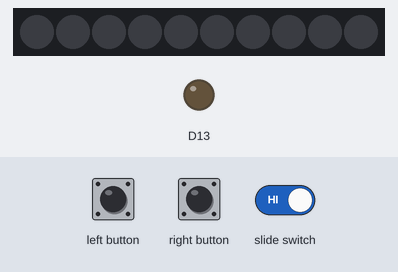
The sketch below on a simulated Adafruit Circuit Playground Express. Shown: 10 RGB LEDs in strip order, left to right, output pins drawn as LEDs (lit = HIGH). The test bench sets the inputs (shaded band). Dim RGB values are drawn brighter than linear; random numbers use the default seed unless the sketch sets one; what the sketch prints to the serial monitor is not drawn.

Above: at 1.2 s.
1.3 s: slide switch set LOW
At 2.4 s:
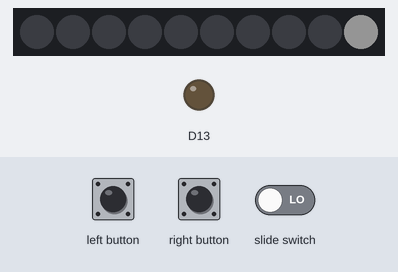
At 3.43 s:
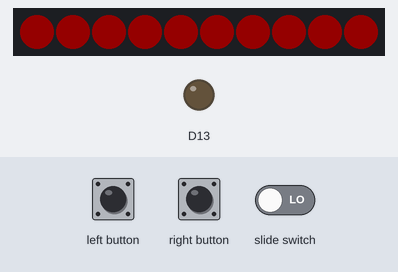
4.3 s: slide switch set HIGH
7.3 s: right button pressed for 3.2 s
At 10.62 s:
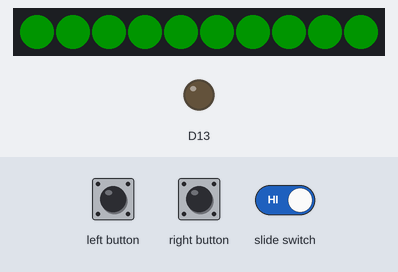
Timing chart, 0 to 12.1 s (numbered marks = the images above; inputs shaded):
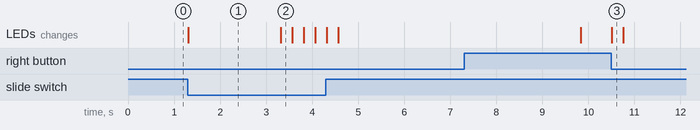

Measured:
- after the input at 1.3 s, the LEDs: change at once (image 1)
- what the display in image 1 shows lasts 2.0 s, from 1.3 s to 3.3 s

The sketch:

FinalProject.ino
```cpp
#include <Adafruit_CircuitPlayground.h>
#include <AsyncDelay.h>

//initialize variables
AsyncDelay timer;
int points;
int randomNum;
volatile bool switchFlag, leftButton, rightButton;
float midi[127];
int A_four = 440;

void setup() {
  // put your setup code here, to run once:
  Serial.begin(9600);
  CircuitPlayground.begin();
  generateMIDI();
  //create interrupts for both buttons and the slide switch
  attachInterrupt(digitalPinToInterrupt(4), leftButtonPress, CHANGE);
  attachInterrupt(digitalPinToInterrupt(5), rightButtonPress, CHANGE);
  attachInterrupt(digitalPinToInterrupt(7), switchMove, CHANGE);
  randomSeed(analogRead(0));
}

void loop() {
  //if the switch has been moved
  if (switchFlag){
    delay(10);
    leftButton = 0;
    rightButton = 0;
    switchFlag = 0;

    //set randomNum to 0 or 1
    randomNum = random(2);

    // if the randomNum is 0 set a random pixel to show white
    if (randomNum == 0){
      CircuitPlayground.setPixelColor(random(10), 255, 255, 255);
    }

    // if the randomNum is 1, play a random sound
    if (randomNum == 1){
      playSound(points);
    }

    // make the timer expire
    timer.expire();

    //start a new timer that will be 2000 milliseconds minus the number of points times 50
    timer.start(2000 - (points*50), AsyncDelay::MILLIS);

    // while nothing is pressed and the timer has not expired, do nothing
    while(!timer.isExpired() && !leftButton && !rightButton) {
    }

    // if the randomNum is 1 and the right button is pressed, end the game
    if (randomNum == 1 && rightButton){
      endOfGame(points);
      CircuitPlayground.clearPixels();
    }

    // else if the randomNum is 0 and left button is pressed, also end the game
    else if (randomNum == 0 && leftButton){
      endOfGame(points);
      CircuitPlayground.clearPixels();
    }

    // else if the randomNum is 1 and left button is pressed, add a point and light the board up green
    else if (randomNum == 1 && leftButton){
      points++;
      CircuitPlayground.clearPixels();
      correctGuess();
    }

    // else if the randomNum is 0 and the right button is pressed, increment points and light up the board green
    else if (randomNum == 0 && rightButton){
      points++;
      CircuitPlayground.clearPixels();
      correctGuess();
    }

    // if anything else happens, end the game
    else {
      endOfGame(points);
      CircuitPlayground.clearPixels();
    }
  }
}

void endOfGame(int score) {
  //flash the board red three times
  for (int i = 0; i < 3; i++) {
    for (int j = 0; j < 10; j++) {
      CircuitPlayground.setPixelColor(j, 255, 0, 0);
    }
    delay(250);
    CircuitPlayground.clearPixels();
    delay(250);
  }

  // call the colorPatterns function
  colorPatterns(score);
  CircuitPlayground.clearPixels();

  //reset the points total
  points = 0;
}

void colorPatterns(int score) {
  // if the score is less than 11, light up the number of pixels that equal points on the board in white
  if (score < 11) {
    for (int i = 0; i < score; i++){
      CircuitPlayground.setPixelColor(i, 255, 255, 255);
    }
    delay(5000);
  }

  // if the score is less than 21, light the board up with points minus 10 pixels and make them green
  else if (score < 21) {
    for (int i = 0; i < score - 10; i++){
      CircuitPlayground.setPixelColor(i, 0, 255, 0);
    }
    delay(5000);
  }

  // if the score is less than 31, light the board up with points minus 20 pixels and make them blue
  else if (score < 31){
    for (int i = 0; i < score - 20; i++){
      CircuitPlayground.setPixelColor(i, 0, 0, 255);
    }
    delay(5000);
  }

  // if score is any greater than 30, light up the board with an alternating, sparkling pattern flashing between white and magenta
  else {
    for (int i = 0; i < 20; i++) {
      if (i % 2 == 0){
        for (int j = 0; j < 10; j++){
          if (j%2 == 0)
            CircuitPlayground.setPixelColor(j, 255, 0, 255);
          if (j%2 == 1)
            CircuitPlayground.setPixelColor(j, 255, 255, 255);
        }
      }
      else {
        for (int j = 0; j < 10; j++){
          if (j%2 == 1)
            CircuitPlayground.setPixelColor(j, 255, 0, 255);
          if (j%2 == 0)
            CircuitPlayground.setPixelColor(j, 255, 255, 255);
        }
      }
      delay(100);
    }
  }
  CircuitPlayground.clearPixels();
}

// flash the board green for every correct response
void correctGuess() {
  for (int i = 0; i < 10; i++) {
    CircuitPlayground.setPixelColor(i, 0, 255, 0);
  }
  delay(250);
  CircuitPlayground.clearPixels();
}

// build an array that can be called to play a certain sound
void generateMIDI()
{
  for (int x = 0; x < 127; ++x)
  {
    midi[x] = (A_four / 32.0) * pow(2.0, ((x - 9.0) / 12.0));
    Serial.println(midi[x]);
  }
}

// play a random sound that is a value in the array midi somewhere between 50 and 70
void playSound(int total) {
  CircuitPlayground.playTone(midi[random(50,70)], 400- (total*5));
}

// make switchFlag true if the switch moves
void switchMove(){
  switchFlag = 1;
}

// make the leftButton boolean true if the left button is pressed
void leftButtonPress(){
  leftButton = 1;
}

// make the rightButton boolean true if the right button is pressed
void rightButtonPress(){
  rightButton = 1;
}
```
